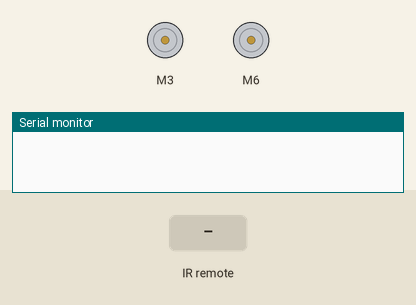
Simulated run of this sketch. Board: Arduino Uno, built with avr-gcc and run on an emulated ATmega328P. Shown: 2 × DC motor (green arrow = forward, orange = backward, longer = faster), the last lines printed to the serial monitor. The test bench sets the inputs (shaded band).

Above: at 1.2 s.
1.3 s: infrared code 0xFF18E7 received
At 1.9 s:
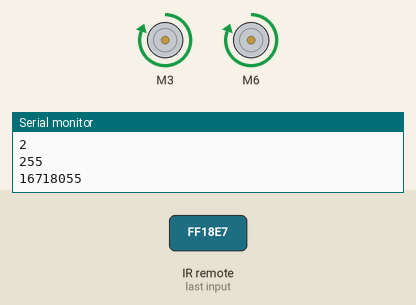
2.8 s: infrared code 0xFF10EF received
At 3.1 s:
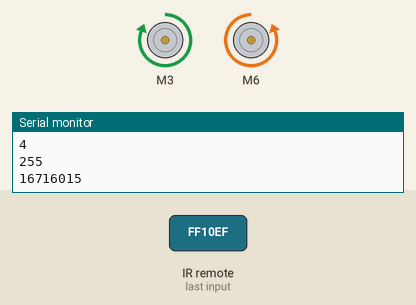
4.3 s: infrared code 0xFF4AB5 received
At 5.4 s:
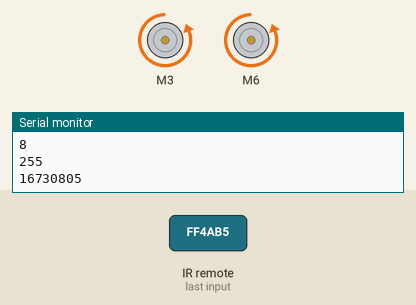
5.8 s: infrared code 0xFF5AA5 received
At 6.6 s:
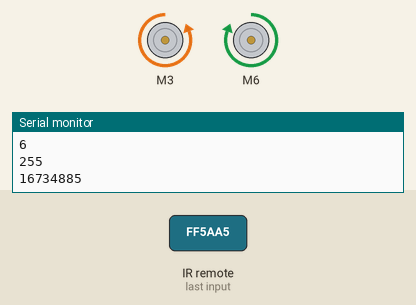
7.3 s: infrared code 0xFF38C7 received
At 7.7 s:
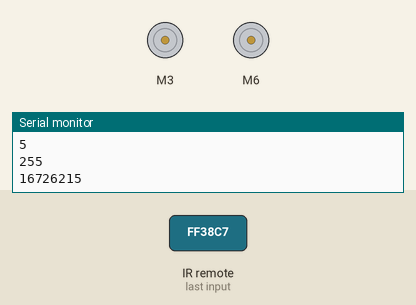
Timing chart, 0 to 9.8 s (numbered marks = the images above; inputs shaded):
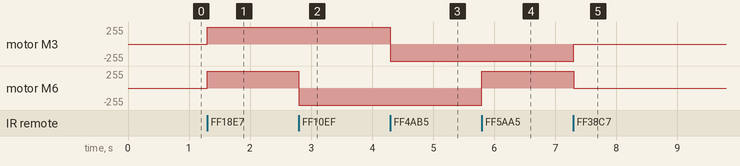

The sketch:

main.ino
```cpp
#include "L298N.h"
#include <IRremote.h>

// pin definition
#define EN1 2
#define IN1 3
#define IN2 4
#define EN2 5
#define IN3 6
#define IN4 7
// create a motor instance
L298N motor1(EN1, IN1, IN2);
L298N motor2(EN2, IN3, IN4);
// initial speed
byte theSpeed = 255;
int PIN_RECV = 8;
IRrecv irrecv(PIN_RECV);
decode_results results;

void setup() {
  // set the initial speed
  motor1.setSpeed(theSpeed);
  motor2.setSpeed(theSpeed);
  Serial.begin(9600);
  irrecv.enableIRIn();
}

void loop() {

  if (irrecv.decode(&results)) {
    switch (results.value) {
    case 16718055:
      Serial.println("2");
      motor1.forward();
      motor2.forward();
      break;
    case 16716015:
      Serial.println("4");
      motor1.forward();
      motor2.backward();
      break;
    case 16730805:
      Serial.println("8");
      motor1.backward();
      motor2.backward();
      break;
    case 16734885:
      Serial.println("6");
      motor2.forward();
      motor1.backward();
      break;
    case 16726215:
      Serial.println("5");
      motor1.stop();
      motor2.stop();
      break;
    case 16754775:
      Serial.println("+");
      theSpeed++;
      break;
    case 16769055:
      Serial.println("-");
      theSpeed--;
      break;
    }
    motor1.setSpeed(theSpeed);
    motor2.setSpeed(theSpeed);
    Serial.println(theSpeed);
    Serial.println(results.value);
    irrecv.resume();
  }
}
```

Measured:
- after the input at 1.3 s, motor M3, motor M6: stopped → forward 255/255 at once
- after the input at 2.8 s, motor M6: forward 255/255 → backward 255/255 at once
- after the input at 4.3 s, motor M3: forward 255/255 → backward 255/255 at once
- after the input at 5.8 s, motor M6: backward 255/255 → forward 255/255 at once
- after the input at 7.3 s, motor M3: backward 255/255 → stopped at once; motor M6: forward 255/255 → stopped at once
